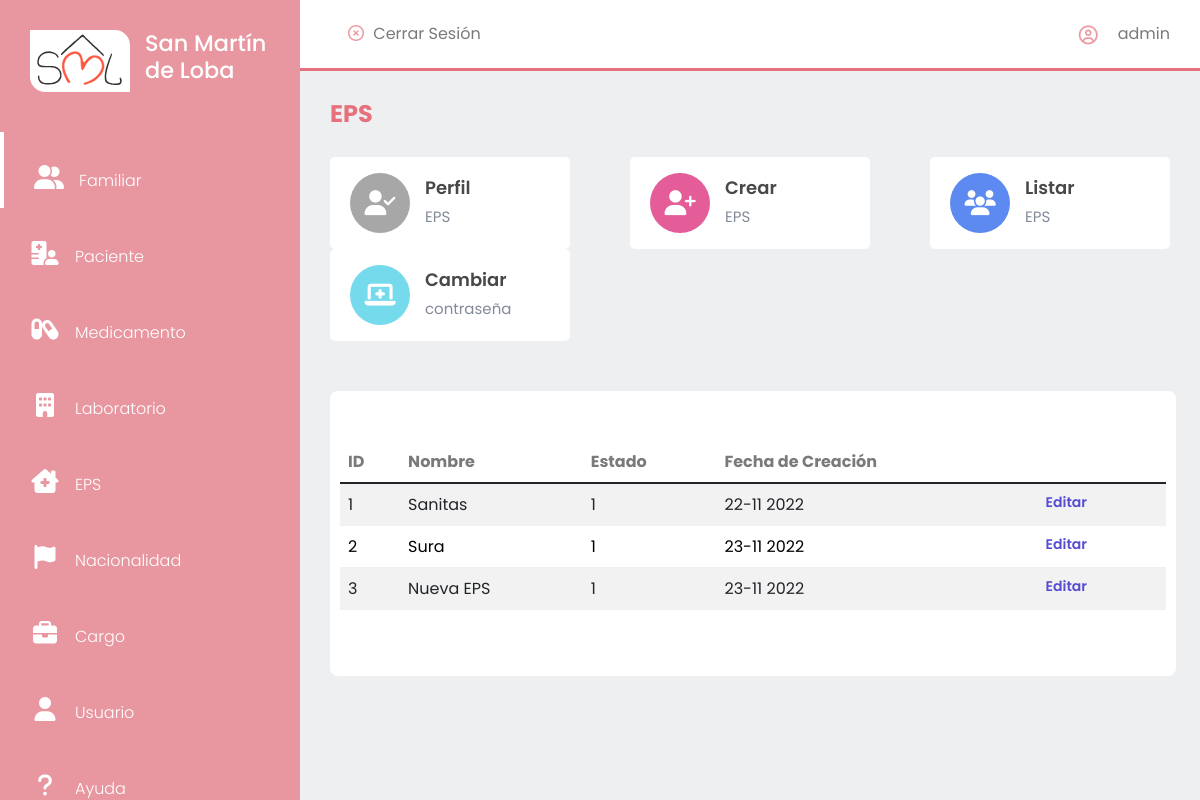
/eps/listar/ (signed in), run on the app's committed database.
### eps/models.py (models this page shows, shortened)
class Eps(models.Model):
    nombre = models.CharField(max_length = 50, unique = True, verbose_name = "Nombre")
    class Estado(models.TextChoices):
        ACTIVO = '1', _('Activo')
        INACTIVO = '0', _('Inactivo')
    estado = models.CharField(max_length = 1, choices = Estado.choices, default = Estado.ACTIVO, verbose_name = "Estado")
    fechaCreacion = models.DateField(verbose_name = 'Fecha de Creación', null = True, blank = False, default = datetime.date.today)

### eps/views.py (the view)
# urls.py: path('listar/', eps_listar, name = 'eps-listar')
@login_required
def eps_listar(request):
    titulo = 'EPS'
    eps = Eps.objects.all()
    context = {
        'titulo': titulo,
        'eps': eps,
        'url': '../',
        'urlCrear': '../crear/',
        'urlListar': ''
    }
    return render(request, 'eps/eps-listar.html', context)

### base/templates/eps/eps-listar.html
{% extends 'partials/app.html' %}
{% load static %}
{% block contenido %}
    {% include 'partials/sidebar.html' %}
<section id="interface">
    {% include 'partials/nav-app.html' %}
    <div class="board">
        <table id="example" class="table table-striped tabla-datos" style="width:100%">
            <thead>
                <tr>
                    <th>ID</th>
                    <th>Nombre</th>
                    <th>Estado</th>
                    <th>Fecha de Creación</th>
                    {% if request.user.username == 'virginia' or request.user.username == 'admin' %}
                    <th></th>
                    {% endif %}
                </tr>
            </thead>
            <tbody>
                {% for ep in eps %}
                    <tr>
                        <td>{{ep.id}}</td>
                        <td>{{ep.nombre}}</td>
                        <td>{{ep.estado}}</td>
                        <td>{{ep.fechaCreacion| date:"d-m Y"}}</td>
                        {% if request.user.username == 'virginia' or request.user.username == 'admin' %}
                        <td class="edit">
                            <a class="boton" href="{% url 'eps-editar' ep.id %}"><label for="btn">Editar</label></a>
                        </td>
                        {% endif %}
                    </tr>
                {% endfor %}
            </tbody>
        </table>
    </div>
</section>
{% endblock contenido %}

### base/templates/partials/nav-app.html (shortened to what this page needs)
{% load static %}
<div class="navigation">
    <div class="n1">
        <div class="btn salir"><i class="far fa-times-circle"></i></i>
            <a href="{% url 'cerrarSesion' %}">Cerrar Sesión</a>
        </div>
    </div>
    <div class="profile">
        <i class="far fa-user-circle" style="color: rgba(230, 113, 124, .7);"></i>
        <span>{{ request.user.username }}</span>
    </div>
</div>
<h3 class="i-name">
    {{titulo}}
</h3>
<div class="values">
    <a class="vinculos" href="{{url}}">
        <div class="val-box">
            <i id="v1" class="fas fa-user-check"></i>
            <div>
                <h3>Perfil</h3>
                <span>{{titulo}}</span>
            </div>
        </div>
    </a>
    <a class="vinculos" href="{{urlCrear}}">
        <div class="val-box">
            <i id="v3" class="fas fa-user-plus"></i>
            <div>
                <h3>Crear</h3>
                <span>{{titulo}}</span>
            </div>
        </div>
    </a>
    <a class="vinculos" href="{{urlListar}}">
        <div class="val-box">
            <i id="v2" class="fas fa-users"></i>
            <div>
                <h3>Listar</h3>
                <span>{{titulo}}</span>
            </div>
        </div>
    </a>
    <a class="vinculos" href="{% url 'password_change' %}">
        <div class="val-box">
            <i id="v4" class="fas fa-laptop-medical"></i>
            <div>
                <h3>Cambiar</h3>
                <span>contraseña</span>
            </div>
        </div>
    </a>
</div>

### static/css/usuario.css (style rules this page uses)
* { margin: 0; padding: 0; box-sizing: border-box; font-family: 'Poppins', sans-serif; }
body { width: 100%; background: #eeeff1 !important; position: relative; display: flex; }
#interface { width: calc(100% - 300px); margin-left: 300px; position: relative; }
#interface .navigation { display: flex; align-items: center; justify-content: space-between; background: #fff; padding: 15px 30px; border-bottom: 3px solid #e6717c; position: fixed; width: calc(100% - 300px); z-index: 1; }
.salir i { margin: 0 5px; color:rgba(230, 113, 124, .7); }
.salir a { color: #7a7a7a; text-decoration: none; }
#interface .navigation .profile { display: flex; justify-content: flex-start; align-items: center; }
#interface .navigation .profile i { margin-right: 20px; font-size: 19px; font-weight: 400; }
#interface .navigation .profile span { color: #7a7a7a; }
.n1 { display: flex; justify-content: flex-start; align-items: center; }
.i-name { color: #e6717c; padding: 30px 30px 0 30px; font-size: 24px; font-weight: 700; margin-top: 70px; }
.vinculos { text-decoration: none; color: #000; }
.values { padding: 20px 30px; display: flex; justify-content: space-between; align-items: center; flex-wrap: wrap; }
.values .val-box { background: #fff; width: 240px; padding: 16px 20px; border-radius: 5px; display: flex; justify-content: flex-start; align-items: center; }
.values .val-box i { font-size: 25px; width: 60px; height: 60px; line-height: 60px; border-radius: 50%; text-align: center; color: #fff; margin-right: 15px; }
#v1 { background: #a7a7a7; }
#v2 { background: #5c8af0; }
#v3 { background: #e45d99; }
#v4 { background: #74daec; }
.values .val-box h3 { font-size: 18px; font-weight: 600; color: #484848; }
.values .val-box span { font-size: 15px; color: #828997; }
.board { width: 94%; margin: 30px 0 30px 30px; overflow: auto; background: #fff; border-radius: 8px; z-index: -1; padding: 50px 10px; }
.tabla-datos th { color: #7a7a7a; }
table { border-collapse: collapse; }
tr { border-bottom: 1px solid #eef0f3; }
tbody tr td { padding: 10px 15px; }
.edit a { border-radius: 3px; padding: 8px; text-decoration: none; font-size: 14px; color: #554cd1; font-weight: 600; }

### data on the page
Eps: id "1", nombre "Sanitas", estado "1", fechaCreacion "22-11 2022"
Eps: id "2", nombre "Sura", estado "1", fechaCreacion "23-11 2022"
Eps: id "3", nombre "Nueva EPS", estado "1", fechaCreacion "23-11 2022"

### other printed values
{{ request.user.username }} "admin"
{{ titulo }} "EPS"
